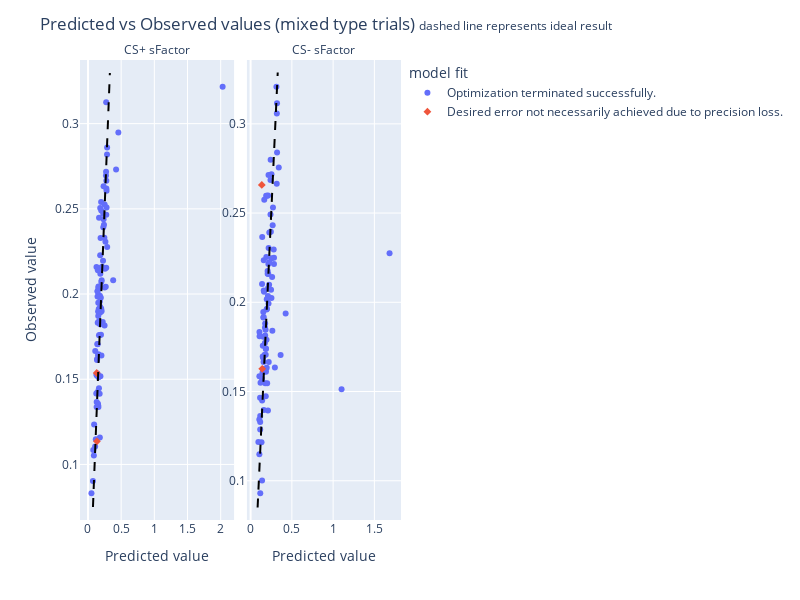

Notebook source saved alongside this figure:
### Code cell
col_wrap = 2
fig = px.scatter(mt_po_df , x= 'Predicted value', y='Observed value', color="model fit",
                 symbol = 'model fit', facet_col = 'parameter', facet_col_wrap = col_wrap,
                 category_orders={'parameter':mt_params_colNames,
                                  'model fit': ['Optimization terminated successfully.',
                                      'Desired error not necessarily achieved due to precision loss.']},
                facet_col_spacing=0.04, # default is 0.03
              height=600, width=800,
                )
fig.for_each_annotation(lambda a: a.update(text=a.text.split("=")[-1]))
fig.update_xaxes(matches=None, showticklabels=True)
fig.update_yaxes(matches=None, showticklabels=True)
fig.update_layout(
        title = '''Predicted vs Observed values (mixed type trials) <span style="font-size: 12px;">dashed line represents ideal result</span>'''
        )
fig.add_shape(dict(type="line", 
                       x0=mt_pars_minMax.iloc[1,0] - mt_pars_minMax.iloc[1,1]*0.025, x1=mt_pars_minMax.iloc[1,1] + mt_pars_minMax.iloc[1,1]*0.025, 
                       y0=mt_pars_minMax.iloc[1,0] - mt_pars_minMax.iloc[1,1]*0.025, y1=mt_pars_minMax.iloc[1,1] + mt_pars_minMax.iloc[1,1]*0.025, 
                       line_color="black", line_dash='dash'), 
                  row=0, col=0, 
                  # label=dict(text="ideal result", textposition = 'bottom left', 
                  #            xanchor = 'left', yanchor='bottom', textangle=0),
                 )

fig.add_shape(dict(type="line", 
                       x0=mt_pars_minMax.iloc[0,0] - mt_pars_minMax.iloc[0,1]*0.025, x1=mt_pars_minMax.iloc[0,1] + mt_pars_minMax.iloc[0,1]*0.025, 
                       y0=mt_pars_minMax.iloc[0,0] - mt_pars_minMax.iloc[0,1]*0.025, y1=mt_pars_minMax.iloc[0,1] + mt_pars_minMax.iloc[0,1]*0.025, 
                       line_color="black", line_dash='dash'), 
                  row=0, col=1, 
                  # label=dict(text="ideal result", textposition = 'bottom left', 
                  #            xanchor = 'left', yanchor='bottom', textangle=0),
                 )


    
fig.show()
# fig.write_html("/mnt/data1/francisco/predicted vs observed mixed type parameters.html")

### Figure 1 — Plotly figure (JSON) as saved in the notebook; plotly's stock layout.template omitted (floating-point values rounded to 4 significant figures)
{"data": [{"hovertemplate": "model fit=Optimization terminated successfully.<br>parameter=CS+ sFactor<br>Predicted value=%{x}<br>Observed value=%{y}<extra></extra>", "legendgroup": "Optimization terminated successfully.", "marker": {"color": "#636efa", "symbol": "circle"}, "mode": "markers", "name": "Optimization terminated successfully.", "orientation": "v", "showlegend": true, "type": "scatter", "x": [0.1438, 0.2061, 0.2118, 0.1768, 0.1783, 0.1078, 0.1525, 0.1978, 2.029, 0.1566, 0.1798, 0.1469, 0.2894, 0.2551, 0.1995, 0.2726, 0.1938, 0.1596, 0.1438, 0.2772, 0.1944, 0.2768, 0.2304, 0.1422, 0.2297, 0.05227, 0.178, 0.3795, 0.1576, 0.2739, 0.08844, 0.1575, 0.222, 0.1443, 0.1456, 0.2755, 0.155, 0.153, 0.2628, 0.1688, 0.1604, 0.1958, 0.1659, 0.2029, 0.162, 0.1861, 0.1309, 0.1988, 0.1758, 0.2511, 0.07433, 0.1835, 0.2511, 0.1552, 0.4576, 0.1842, 0.2711, 0.1546, 0.07944, 0.2754, 0.1653, 0.1814, 0.2265, 0.1371, 0.1874, 0.1788, 0.2497, 0.2802, 0.1374, 0.4236, 0.1828, 0.1272, 0.1441, 0.2351, 0.1281, 0.1365, 0.2471, 0.2798, 0.1573, 0.1897, 0.235, 0.1602, 0.1489, 0.141, 0.2871, 0.1505, 0.09227, 0.2886, 0.2411, 0.2064, 0.1301, 0.2012, 0.1667, 0.2679, 0.1094, 0.1554, 0.125, 0.1178], "xaxis": "x", "y": [0.1426, 0.19, 0.2161, 0.1759, 0.1957, 0.1105, 0.1898, 0.254, 0.3217, 0.2036, 0.199, 0.1832, 0.2276, 0.2148, 0.2491, 0.2718, 0.1978, 0.1837, 0.1985, 0.262, 0.1895, 0.2664, 0.2392, 0.1534, 0.2471, 0.08309, 0.189, 0.208, 0.1646, 0.3125, 0.1053, 0.2044, 0.1835, 0.2018, 0.1706, 0.2465, 0.1949, 0.1347, 0.2307, 0.2151, 0.152, 0.1761, 0.1758, 0.1639, 0.1912, 0.2119, 0.1367, 0.1915, 0.1415, 0.2526, 0.09023, 0.2227, 0.2038, 0.164, 0.2949, 0.2505, 0.2695, 0.1871, 0.1085, 0.2155, 0.1447, 0.1823, 0.2196, 0.1617, 0.1517, 0.1158, 0.1815, 0.2508, 0.1521, 0.2731, 0.1926, 0.1526, 0.2014, 0.244, 0.2159, 0.1613, 0.2331, 0.2606, 0.1337, 0.2328, 0.2633, 0.1511, 0.2139, 0.1706, 0.2819, 0.1356, 0.1234, 0.2861, 0.2406, 0.2081, 0.1338, 0.2071, 0.2448, 0.2043, 0.1666, 0.1637, 0.1417, 0.1148], "yaxis": "y"}, {"hovertemplate": "model fit=Optimization terminated successfully.<br>parameter=CS- sFactor<br>Predicted value=%{x}<br>Observed value=%{y}<extra></extra>", "legendgroup": "Optimization terminated successfully.", "marker": {"color": "#636efa", "symbol": "circle"}, "mode": "markers", "name": "Optimization terminated successfully.", "orientation": "v", "showlegend": false, "type": "scatter", "x": [0.1322, 0.1816, 0.2143, 0.2099, 0.1769, 0.2711, 0.1163, 0.1767, 0.2833, 0.2676, 0.196, 0.1787, 0.1954, 0.1744, 0.2638, 0.3208, 0.2152, 0.2067, 0.1765, 0.1998, 0.2116, 0.1936, 0.1543, 0.2837, 0.2411, 0.2245, 0.3635, 0.2525, 0.2007, 0.318, 0.1805, 0.2411, 0.1538, 0.1864, 0.193, 0.1533, 0.2173, 0.2093, 0.1986, 0.1164, 0.184, 0.1468, 0.1065, 0.261, 0.1408, 0.1596, 0.3414, 0.1885, 0.2551, 0.1833, 0.32, 0.1057, 0.1706, 0.2262, 0.1584, 1.684, 0.1201, 0.2198, 0.1478, 0.2479, 0.1604, 0.159, 0.1399, 0.2183, 0.1381, 0.2801, 0.1147, 0.253, 0.1908, 0.2455, 0.313, 0.2102, 0.2429, 0.1064, 0.1388, 0.1171, 0.227, 0.09424, 0.1073, 0.1658, 0.1441, 0.2941, 0.186, 0.1517, 0.139, 0.1089, 1.102, 0.1162, 0.163, 0.1565, 0.4247, 0.2171, 0.1732, 0.1846, 0.2064, 0.1769, 0.2112, 0.3167], "xaxis": "x2", "y": [0.1216, 0.1847, 0.2158, 0.2035, 0.1546, 0.2531, 0.1362, 0.1814, 0.2214, 0.2432, 0.2017, 0.1617, 0.1634, 0.1859, 0.184, 0.2839, 0.2215, 0.216, 0.1882, 0.2597, 0.2599, 0.1959, 0.1914, 0.2249, 0.2685, 0.2099, 0.1705, 0.2024, 0.1547, 0.3057, 0.1627, 0.2491, 0.1945, 0.1741, 0.179, 0.1807, 0.1993, 0.2024, 0.1964, 0.1288, 0.1474, 0.1696, 0.1585, 0.2141, 0.2365, 0.2236, 0.2755, 0.2597, 0.2246, 0.1706, 0.3116, 0.1344, 0.1706, 0.2225, 0.1918, 0.2275, 0.1549, 0.1665, 0.1756, 0.2071, 0.1396, 0.2067, 0.145, 0.2304, 0.1573, 0.2296, 0.1465, 0.2717, 0.2253, 0.2396, 0.3208, 0.1393, 0.2799, 0.1149, 0.2103, 0.093, 0.2391, 0.1217, 0.1834, 0.2574, 0.1605, 0.1635, 0.1611, 0.1689, 0.1002, 0.181, 0.1512, 0.1329, 0.2059, 0.1666, 0.1937, 0.2713, 0.1772, 0.1738, 0.2176, 0.1628, 0.2079, 0.2665], "yaxis": "y2"}, {"hovertemplate": "model fit=Desired error not necessarily achieved due to precision loss.<br>parameter=CS+ sFactor<br>Predicted value=%{x}<br>Observed value=%{y}<extra></extra>", "legendgroup": "Desired error not necessarily achieved due to precision loss.", "marker": {"color": "#EF553B", "symbol": "diamond"}, "mode": "markers", "name": "Desired error not necessarily achieved due to precision loss.", "orientation": "v", "showlegend": true, "type": "scatter", "x": [0.1318, 0.1349], "xaxis": "x", "y": [0.1537, 0.1136], "yaxis": "y"}, {"hovertemplate": "model fit=Desired error not necessarily achieved due to precision loss.<br>parameter=CS- sFactor<br>Predicted value=%{x}<br>Observed value=%{y}<extra></extra>", "legendgroup": "Desired error not necessarily achieved due to precision loss.", "marker": {"color": "#EF553B", "symbol": "diamond"}, "mode": "markers", "name": "Desired error not necessarily achieved due to precision loss.", "orientation": "v", "showlegend": false, "type": "scatter", "x": [0.1358, 0.141], "xaxis": "x2", "y": [0.2658, 0.1627], "yaxis": "y2"}], "layout": {"annotations": [{"font": {}, "showarrow": false, "text": "CS+ sFactor", "x": 0.24, "xanchor": "center", "xref": "paper", "y": 1, "yanchor": "bottom", "yref": "paper"}, {"font": {}, "showarrow": false, "text": "CS- sFactor", "x": 0.76, "xanchor": "center", "xref": "paper", "y": 1, "yanchor": "bottom", "yref": "paper"}], "height": 600, "legend": {"title": {"text": "model fit"}, "tracegroupgap": 0}, "margin": {"t": 60}, "shapes": [{"line": {"color": "black", "dash": "dash"}, "type": "line", "x0": 0.08498, "x1": 0.3288, "xref": "x2", "y0": 0.08498, "y1": 0.3288, "yref": "y2"}, {"line": {"color": "black", "dash": "dash"}, "type": "line", "x0": 0.07505, "x1": 0.3297, "xref": "x", "y0": 0.07505, "y1": 0.3297, "yref": "y"}], "title": {"text": "Predicted vs Observed values (mixed type trials) <span style=\"font-size: 12px;\">dashed line represents ideal result</span>"}, "width": 800, "xaxis": {"anchor": "y", "domain": [0, 0.48], "showticklabels": true, "title": {"text": "Predicted value"}}, "xaxis2": {"anchor": "y2", "domain": [0.52, 1], "showticklabels": true, "title": {"text": "Predicted value"}}, "yaxis": {"anchor": "x", "domain": [0, 1], "showticklabels": true, "title": {"text": "Observed value"}}, "yaxis2": {"anchor": "x2", "domain": [0, 1], "showticklabels": true}}}
